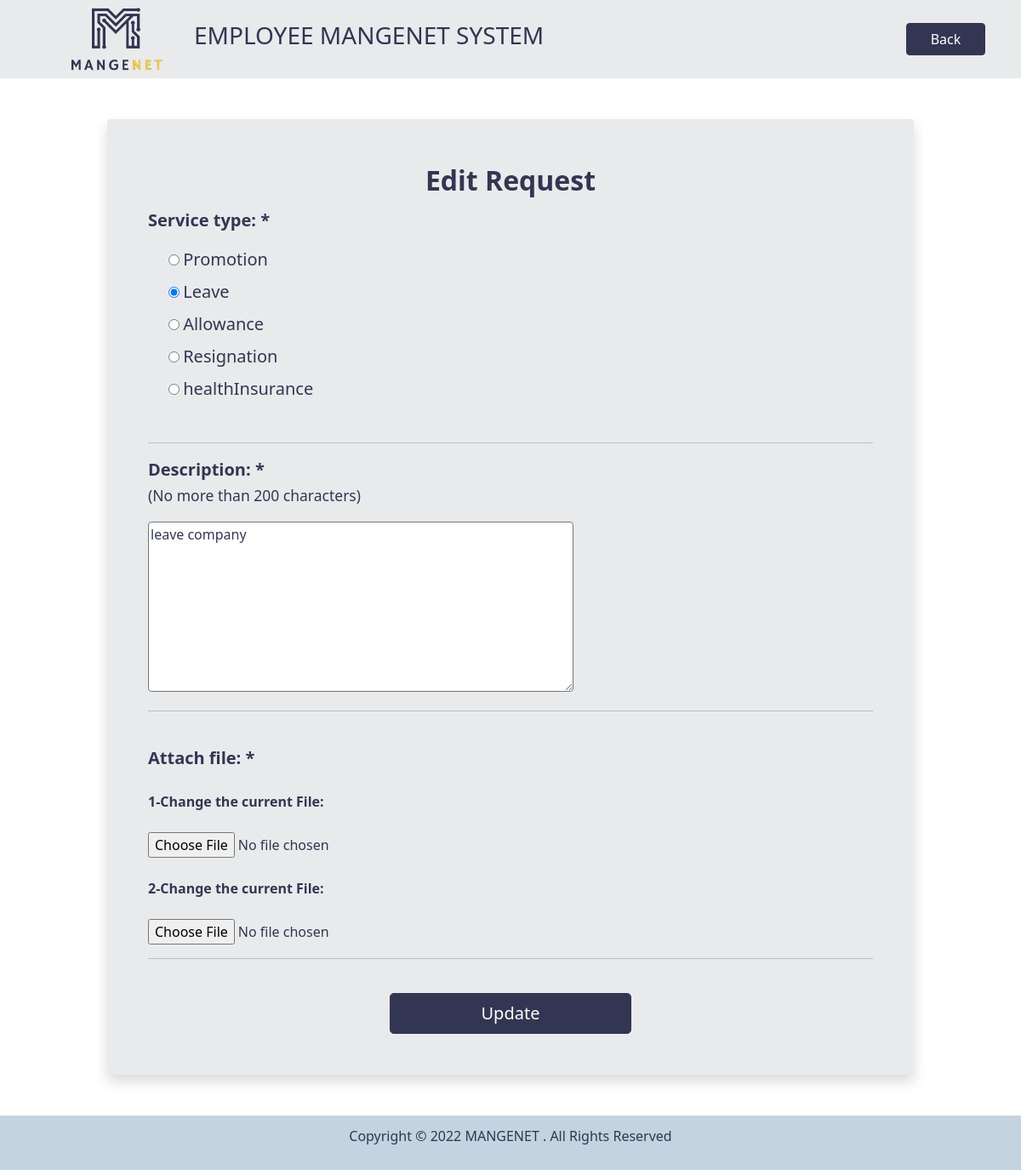
Page /Edit_request_page.php?id=22 (signed in) on the committed database.
### tables this page shows
CREATE TABLE `service` (
  `id` int(11) UNSIGNED NOT NULL,
  `type` varchar(200) NOT NULL
);

CREATE TABLE `request` (
  `id` int(11) UNSIGNED NOT NULL,
  `emp_id` int(11) UNSIGNED NOT NULL,
  `service_id` int(11) UNSIGNED NOT NULL,
  `description` varchar(255) NOT NULL,
  `attachment1` varchar(255) DEFAULT NULL,
  `attachment2` varchar(255) DEFAULT NULL,
  `status` varchar(255) NOT NULL
);

### Edit_request_page.php (the view, shortened to what this page needs)
<?php
require_once 'connection.php';
if(!isset($_GET['id'])){
    header('Location: employee.php');
}
else{
    $request_id = $_GET['id'] ;
    $request = " SELECT *,request.id as id FROM `request` LEFT JOIN `service` ON request.service_id = service.id  WHERE  request.id= '$request_id '";
    $request = $conn->query($request);
    if($request->num_rows > 0){
        $req_data = $request->fetch_assoc() ;
    }
    else{
        header('Location: employee.php');
    }
}
?>
<!DOCTYPE html>
<html>
<head>
    <link rel="stylesheet" href="css/bootstrap.css">
    <link rel="stylesheet" href="css/my-colors.css">
    <link rel="stylesheet" href="css/footer.css">
    <link rel="stylesheet" href="https://cdnjs.cloudflare.com/ajax/libs/font-awesome/4.7.0/css/font-awesome.min.css">
</head>
<body>
    <header>
        <nav class="navbar navbar-lightgrey bg-lightgrey">
            <div class="container">
                <div class="col-1">
                    <a class="navbar-brand" href="./employee.php">
                        <img src="media/mini-logo.png" alt="" width="" height="75" class="d-inline-block align-text-top">
                    </a>
                </div>
                <div class="col-8 align-middle">
                    <h3 class="text-darksky">EMPLOYEE MANGENET SYSTEM</h3>
                </div>
                <a class="btn btn-darksky col-1" href="./employee.php">Back</a>
            </div>
        </nav>
    </header>
    <main>
        <div class="container my-5 mx-6 px-5">
            <form id="request" name="request" method="post" action="employee.php" enctype="multipart/form-data" class="bg-lightgrey p-5 mx-5 text-darksky shadow rounded">
                <legend>
                    <div class="text-center"><strong class="fs-2">Edit Request</strong></div>
                </legend>
                <p class="fw-bold fs-5">Service type: *</p>
                <div class="form-check mb-2">
                    <input type="radio" id="promotion" name="type" value="1" <?= $req_data['type']=='Promotion' ? 'checked' : '' ?>>
                    <label class="fs-5" for="promotion">Promotion</label><br>
                </div>
                <div class="form-check mb-2">
                    <input type="radio" id="leave" name="type" value="2" <?= $req_data['type']=='Leave' ? 'checked' : '' ?>>
                    <label class="fs-5" for="leave">Leave</label><br>
                </div>
                <div class="form-check mb-2">
                    <input type="radio" id="allowance" name="type" value="3" <?= $req_data['type']=='Allowance' ? 'checked' : '' ?>>
                    <label class="fs-5" for="allowance">Allowance</label><br>
                </div>
                <div class="form-check mb-2">
                    <input type="radio" id="resignation" name="type" value="4" <?= $req_data['type']=='Resignation' ? 'checked' : '' ?>>
                    <label class="fs-5" for="resignation">Resignation</label><br>
                </div>
                <div class="form-check mb-2">
                    <input type="radio" id="healthInsurance" name="type" value="5" <?= $req_data['type']=='healthInsurance' ? 'checked' : '' ?>>
                    <label class="fs-5" for="healthInsurance">healthInsurance</label><br>
                </div>
                <br>
                <hr>
                <p class="fw-bold fs-5">Description: *<br>
                    <small class="fw-normal">(No more than 200 characters)</small>
                </p>
                <textarea class="rounded text-darksky" name="description" style="width:500px; height:200px;" maxlength="200"><?= $req_data['description'] ?></textarea>
                <hr>
                <br>
                <label class="fw-bold fs-5" for="myfile">Attach file: *</label>
                <br>
                <br>
                <p class="fw-bold">
                    1-Change the current File:
                    <br>
                    <br>
                    <input type="file" id="myfile" name="myfile1" >
                    <br>
                    <br>
                    2-Change the current File:
                    <br>
                    <br><input type="file" id="myfile" name="myfile2">
                </p>
                <hr>
                <br>
                <input type="submit" name="update" class=" offset-4 col-4 btn btn-lg btn-darksky"  value="Update" >
            </form>
        </div>
    </main>
    <footer id="footer1">
        <p>Copyright &copy; 2022 MANGENET . All Rights Reserved</p>
    </footer>
</body>
</html>

### css/my-colors.css (style rules this page uses)
.bg-lightgrey { background-color: #e9eaec !important; }
.btn-darksky { color: #fff; background-color: #333652; border-color: #333652; }
.text-darksky { color: #333652 !important; }

### css/footer.css (style rules this page uses)
footer { color:#333652; background-color: #90adc689; padding:1%; width:100%; left: 0; bottom: 0; }
footer p { text-align: center; }

### rows in the picture
service: type "☐ Promotion", type "☑ Leave", type "☐ Allowance", type "☐ Resignation", type "☐ healthInsurance"
request: description "leave company"
